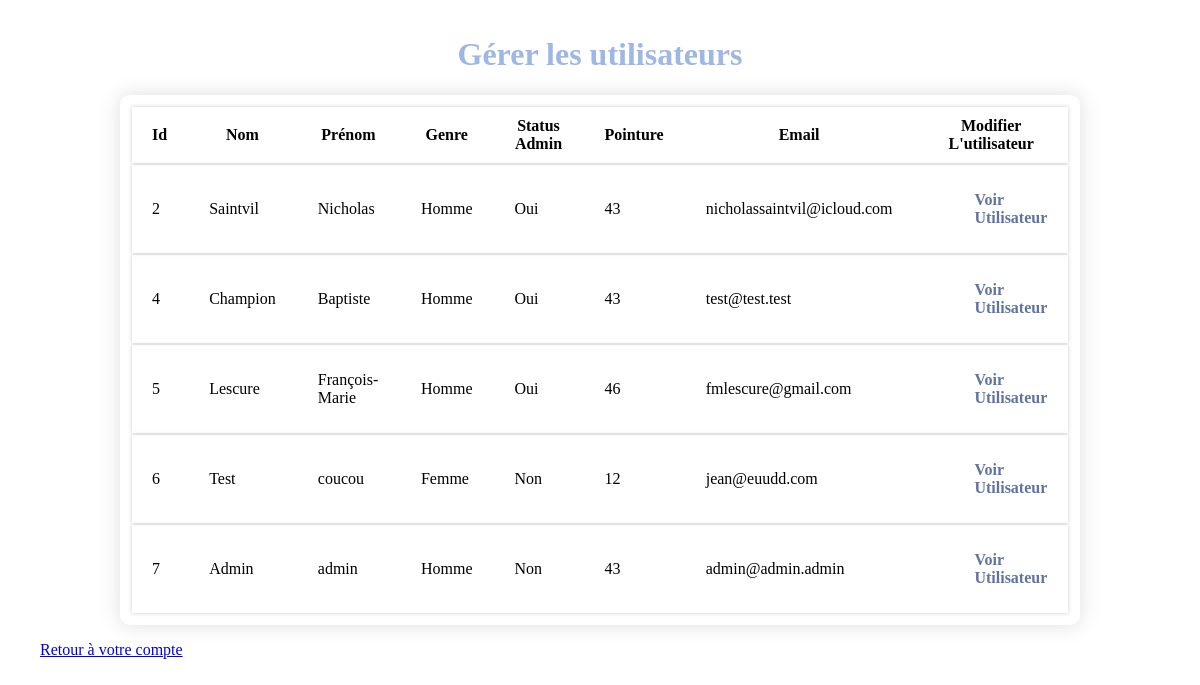
The app's page /info_users (signed in) with its own data.
### tables this page shows
CREATE TABLE `users` (
  `id` integer PRIMARY KEY,
  `name` varchar(255) UNIQUE NOT NULL,
  `lastname` varchar(255) NOT NULL,
  `gender` varchar(1) DEFAULT "m",
  `admin` boolean DEFAULT false,
  `size` integer NOT NULL,
  `email` varchar(255) NOT NULL,
  `password` string NOT NULL,
  `created_at` datetime 
);

### views.py (the view)
@app.route('/info_users', methods=['GET'])
def info_users():
    result = request.form
    if user_logged_in() == False:
        return redirect('/?info=not_logged_in')
    if user_admin() == False:
        return redirect('/account?info=not_admin')
    if request.method == 'GET':
        con = sql.connect(database)
        cursor = con.cursor()
        requete_all_users = "SELECT * FROM users"
        cursor.execute(requete_all_users)
        con.commit()
        return render_template('./views/info_users.html', users=cursor.fetchall())

### views.py (called while the page is built)
def user_admin():
    con = sql.connect(database)
    cursor = con.cursor()
    requete = """SELECT admin FROM users WHERE email=?;"""
    cursor.execute(requete, [session.get('user')[4]])
    user_admin = cursor.fetchone()
    con.close()
    return bool(user_admin[0])

def user_logged_in():
    if session.get('logged_in') is None:
        return False
    else:
        return True

### templates/views/info_users.html (shortened to what this page needs)
<!DOCTYPE html>
<html lang="en">
<head>
    <link rel="stylesheet" href="/static/styles/info_users.css" />
</head>
<body>
  <h1>Gérer les utilisateurs</h1>
  <table>
      <thead>
        <tr>
            <th>Id</th>
            <th>Nom</th>
            <th>Prénom</th>
            <th>Genre</th>
            <th>Status Admin</th>
            <th>Pointure</th>
            <th>Email</th>
            <th>Modifier L'utilisateur</th>
        </tr>
      </thead>
      <tbody>
        {% for user in users %}
        <tr>
          <td>{{user[0]}}</td>
          <td>{{user[1]}}</td>
          <td>{{user[2]}}</td>
          <td>
            {% if user[3] == "m" %}
                Homme
            {% elif user[3] == "f" %}
                Femme
            {% endif %}
          </td>
          <td>
            {% if user[4] == 0 %}
                Non
            {% elif user[4] == 1 %}
                Oui
            {% endif %}
          </td>
          <td>{{user[5]}}</td>
          <td>{{user[6]}}</td>
          <td>
            <ul>
             <a href="/info_user/{{user[0]}}" class="access-user"> Voir Utilisateur </a>
            </ul>
        </td>
        </tr>
        {% endfor %}
      </tbody>
    </table>
    <ul>
      <a href="/account">Retour à votre compte</a>
     </ul>
</body>
</html>

### static/styles/info_users.css (style rules this page uses)
:root { --blue: #9eb7e5; --white: #ffffff; --gold: #cdc392; --white-gold: #E8E5DA; --blue2: #6074a1; --font: #040507; --shadow: rgba(125, 124, 124, 0.25); }
body { margin: 0; padding: 0; font-family: Archivo; }
h1 { color: var(--blue); text-align: center; padding-top: 15px; }
table { max-width: 80%; margin-inline: auto; padding: 10px; border-radius: 10px; box-shadow: 0px 0px 20px var(--shadow); }
table th { padding-inline: 20px; padding-block: 10px; }
table td { padding-inline: 20px; padding-block: 10px; }
table tr { box-shadow: 0 0 4px #ccc; }
table a.access-user { text-decoration: none; color: var(--blue2); font-weight: bold; transition: .3s; }

### records on screen
users: id "2", name "Saintvil", lastname "Nicholas", gender "Homme", admin "Oui", size "43", email "nicholassaintvil@icloud.com"
users: id "4", name "Champion", lastname "Baptiste", gender "Homme", admin "Oui", size "43", email "test@test.test"
users: id "5", name "Lescure", lastname "François-Marie", gender "Homme", admin "Oui", size "46", email "fmlescure@gmail.com"
users: id "6", name "Test", lastname "coucou", gender "Femme", admin "Non", size "12", email "jean@euudd.com"
users: id "7", name "Admin", lastname "admin", gender "Homme", admin "Non", size "43", email "admin@admin.admin"
